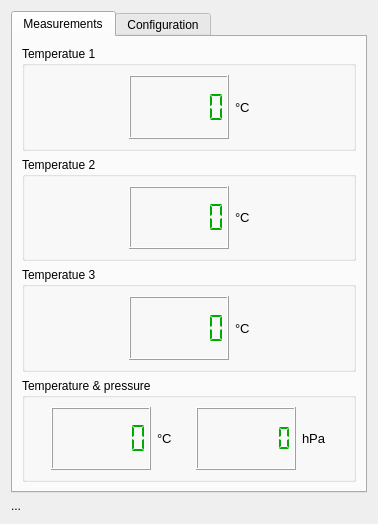
<?xml version="1.0" encoding="UTF-8"?>
<ui version="4.0">
 <class>PiWeatherWidget</class>
 <widget class="QWidget" name="PiWeatherWidget">
  <property name="geometry">
   <rect>
    <x>0</x>
    <y>0</y>
    <width>378</width>
    <height>524</height>
   </rect>
  </property>
  <property name="windowTitle">
   <string>Form</string>
  </property>
  <layout class="QVBoxLayout" name="verticalLayout_8">
   <item>
    <layout class="QHBoxLayout" name="tcpLayout"/>
   </item>
   <item>
    <widget class="QTabWidget" name="tabWidget">
     <property name="enabled">
      <bool>true</bool>
     </property>
     <property name="currentIndex">
      <number>0</number>
     </property>
     <widget class="QWidget" name="tab">
      <attribute name="title">
       <string>Measurements</string>
      </attribute>
      <layout class="QVBoxLayout" name="verticalLayout_13">
       <item>
        <widget class="QGroupBox" name="groupBox1">
         <property name="title">
          <string>Temperatue 1</string>
         </property>
         <layout class="QHBoxLayout" name="horizontalLayout_3">
          <item>
           <spacer name="horizontalSpacer_6">
            <property name="orientation">
             <enum>Qt::Horizontal</enum>
            </property>
            <property name="sizeHint" stdset="0">
             <size>
              <width>40</width>
              <height>20</height>
             </size>
            </property>
           </spacer>
          </item>
          <item>
           <widget class="QLCDNumber" name="tempDisplay1">
            <property name="minimumSize">
             <size>
              <width>100</width>
              <height>40</height>
             </size>
            </property>
            <property name="palette">
             <palette>
              <active>
               <colorrole role="WindowText">
                <brush brushstyle="SolidPattern">
                 <color alpha="255">
                  <red>0</red>
                  <green>170</green>
                  <blue>0</blue>
                 </color>
                </brush>
               </colorrole>
              </active>
              <inactive>
               <colorrole role="WindowText">
                <brush brushstyle="SolidPattern">
                 <color alpha="255">
                  <red>0</red>
                  <green>170</green>
                  <blue>0</blue>
                 </color>
                </brush>
               </colorrole>
              </inactive>
              <disabled>
               <colorrole role="WindowText">
                <brush brushstyle="SolidPattern">
                 <color alpha="255">
                  <red>159</red>
                  <green>158</green>
                  <blue>158</blue>
                 </color>
                </brush>
               </colorrole>
              </disabled>
             </palette>
            </property>
            <property name="digitCount">
             <number>6</number>
            </property>
            <property name="segmentStyle">
             <enum>QLCDNumber::Flat</enum>
            </property>
           </widget>
          </item>
          <item>
           <widget class="QLabel" name="label_10">
            <property name="font">
             <font>
              <pointsize>10</pointsize>
             </font>
            </property>
            <property name="text">
             <string>°C</string>
            </property>
           </widget>
          </item>
          <item>
           <spacer name="horizontalSpacer_3">
            <property name="orientation">
             <enum>Qt::Horizontal</enum>
            </property>
            <property name="sizeHint" stdset="0">
             <size>
              <width>40</width>
              <height>20</height>
             </size>
            </property>
           </spacer>
          </item>
         </layout>
        </widget>
       </item>
       <item>
        <widget class="QGroupBox" name="groupBox2">
         <property name="title">
          <string>Temperatue 2</string>
         </property>
         <layout class="QHBoxLayout" name="horizontalLayout_4">
          <item>
           <spacer name="horizontalSpacer_4">
            <property name="orientation">
             <enum>Qt::Horizontal</enum>
            </property>
            <property name="sizeHint" stdset="0">
             <size>
              <width>40</width>
              <height>20</height>
             </size>
            </property>
           </spacer>
          </item>
          <item>
           <widget class="QLCDNumber" name="tempDisplay2">
            <property name="minimumSize">
             <size>
              <width>100</width>
              <height>40</height>
             </size>
            </property>
            <property name="palette">
             <palette>
              <active>
               <colorrole role="WindowText">
                <brush brushstyle="SolidPattern">
                 <color alpha="255">
                  <red>0</red>
                  <green>170</green>
                  <blue>0</blue>
                 </color>
                </brush>
               </colorrole>
              </active>
              <inactive>
               <colorrole role="WindowText">
                <brush brushstyle="SolidPattern">
                 <color alpha="255">
                  <red>0</red>
                  <green>170</green>
                  <blue>0</blue>
                 </color>
                </brush>
               </colorrole>
              </inactive>
              <disabled>
               <colorrole role="WindowText">
                <brush brushstyle="SolidPattern">
                 <color alpha="255">
                  <red>159</red>
                  <green>158</green>
                  <blue>158</blue>
                 </color>
                </brush>
               </colorrole>
              </disabled>
             </palette>
            </property>
            <property name="digitCount">
             <number>6</number>
            </property>
            <property name="segmentStyle">
             <enum>QLCDNumber::Flat</enum>
            </property>
           </widget>
          </item>
          <item>
           <widget class="QLabel" name="label_9">
            <property name="font">
             <font>
              <pointsize>10</pointsize>
             </font>
            </property>
            <property name="text">
             <string>°C</string>
            </property>
           </widget>
          </item>
          <item>
           <spacer name="horizontalSpacer_5">
            <property name="orientation">
             <enum>Qt::Horizontal</enum>
            </property>
            <property name="sizeHint" stdset="0">
             <size>
              <width>40</width>
              <height>20</height>
             </size>
            </property>
           </spacer>
          </item>
         </layout>
        </widget>
       </item>
       <item>
        <widget class="QGroupBox" name="groupBox3">
         <property name="title">
          <string>Temperatue 3</string>
         </property>
         <layout class="QHBoxLayout" name="horizontalLayout_6">
          <item>
           <spacer name="horizontalSpacer_7">
            <property name="orientation">
             <enum>Qt::Horizontal</enum>
            </property>
            <property name="sizeHint" stdset="0">
             <size>
              <width>40</width>
              <height>20</height>
             </size>
            </property>
           </spacer>
          </item>
          <item>
           <widget class="QLCDNumber" name="tempDisplay3">
            <property name="minimumSize">
             <size>
              <width>100</width>
              <height>40</height>
             </size>
            </property>
            <property name="palette">
             <palette>
              <active>
               <colorrole role="WindowText">
                <brush brushstyle="SolidPattern">
                 <color alpha="255">
                  <red>0</red>
                  <green>170</green>
                  <blue>0</blue>
                 </color>
                </brush>
               </colorrole>
              </active>
              <inactive>
               <colorrole role="WindowText">
                <brush brushstyle="SolidPattern">
                 <color alpha="255">
                  <red>0</red>
                  <green>170</green>
                  <blue>0</blue>
                 </color>
                </brush>
               </colorrole>
              </inactive>
              <disabled>
               <colorrole role="WindowText">
                <brush brushstyle="SolidPattern">
                 <color alpha="255">
                  <red>159</red>
                  <green>158</green>
                  <blue>158</blue>
                 </color>
                </brush>
               </colorrole>
              </disabled>
             </palette>
            </property>
            <property name="digitCount">
             <number>6</number>
            </property>
            <property name="segmentStyle">
             <enum>QLCDNumber::Flat</enum>
            </property>
           </widget>
          </item>
          <item>
           <widget class="QLabel" name="label_7">
            <property name="font">
             <font>
              <pointsize>10</pointsize>
             </font>
            </property>
            <property name="text">
             <string>°C</string>
            </property>
           </widget>
          </item>
          <item>
           <spacer name="horizontalSpacer_8">
            <property name="orientation">
             <enum>Qt::Horizontal</enum>
            </property>
            <property name="sizeHint" stdset="0">
             <size>
              <width>40</width>
              <height>20</height>
             </size>
            </property>
           </spacer>
          </item>
         </layout>
        </widget>
       </item>
       <item>
        <widget class="QGroupBox" name="groupBox4">
         <property name="title">
          <string>Temperature &amp;&amp; pressure</string>
         </property>
         <layout class="QHBoxLayout" name="horizontalLayout_5">
          <item>
           <spacer name="horizontalSpacer_19">
            <property name="orientation">
             <enum>Qt::Horizontal</enum>
            </property>
            <property name="sizeHint" stdset="0">
             <size>
              <width>40</width>
              <height>20</height>
             </size>
            </property>
           </spacer>
          </item>
          <item>
           <widget class="QLCDNumber" name="temperatureDisplay">
            <property name="minimumSize">
             <size>
              <width>100</width>
              <height>40</height>
             </size>
            </property>
            <property name="palette">
             <palette>
              <active>
               <colorrole role="WindowText">
                <brush brushstyle="SolidPattern">
                 <color alpha="255">
                  <red>0</red>
                  <green>170</green>
                  <blue>0</blue>
                 </color>
                </brush>
               </colorrole>
              </active>
              <inactive>
               <colorrole role="WindowText">
                <brush brushstyle="SolidPattern">
                 <color alpha="255">
                  <red>0</red>
                  <green>170</green>
                  <blue>0</blue>
                 </color>
                </brush>
               </colorrole>
              </inactive>
              <disabled>
               <colorrole role="WindowText">
                <brush brushstyle="SolidPattern">
                 <color alpha="255">
                  <red>159</red>
                  <green>158</green>
                  <blue>158</blue>
                 </color>
                </brush>
               </colorrole>
              </disabled>
             </palette>
            </property>
            <property name="digitCount">
             <number>6</number>
            </property>
            <property name="segmentStyle">
             <enum>QLCDNumber::Flat</enum>
            </property>
           </widget>
          </item>
          <item>
           <widget class="QLabel" name="label_5">
            <property name="font">
             <font>
              <pointsize>10</pointsize>
             </font>
            </property>
            <property name="text">
             <string>°C</string>
            </property>
           </widget>
          </item>
          <item>
           <spacer name="horizontalSpacer_9">
            <property name="orientation">
             <enum>Qt::Horizontal</enum>
            </property>
            <property name="sizeHint" stdset="0">
             <size>
              <width>40</width>
              <height>20</height>
             </size>
            </property>
           </spacer>
          </item>
          <item>
           <widget class="QLCDNumber" name="pressureDisplay">
            <property name="minimumSize">
             <size>
              <width>100</width>
              <height>40</height>
             </size>
            </property>
            <property name="palette">
             <palette>
              <active>
               <colorrole role="WindowText">
                <brush brushstyle="SolidPattern">
                 <color alpha="255">
                  <red>0</red>
                  <green>170</green>
                  <blue>0</blue>
                 </color>
                </brush>
               </colorrole>
              </active>
              <inactive>
               <colorrole role="WindowText">
                <brush brushstyle="SolidPattern">
                 <color alpha="255">
                  <red>0</red>
                  <green>170</green>
                  <blue>0</blue>
                 </color>
                </brush>
               </colorrole>
              </inactive>
              <disabled>
               <colorrole role="WindowText">
                <brush brushstyle="SolidPattern">
                 <color alpha="255">
                  <red>159</red>
                  <green>158</green>
                  <blue>158</blue>
                 </color>
                </brush>
               </colorrole>
              </disabled>
             </palette>
            </property>
            <property name="digitCount">
             <number>7</number>
            </property>
            <property name="segmentStyle">
             <enum>QLCDNumber::Flat</enum>
            </property>
           </widget>
          </item>
          <item>
           <widget class="QLabel" name="label_8">
            <property name="font">
             <font>
              <pointsize>10</pointsize>
             </font>
            </property>
            <property name="text">
             <string>hPa</string>
            </property>
           </widget>
          </item>
          <item>
           <spacer name="horizontalSpacer_18">
            <property name="orientation">
             <enum>Qt::Horizontal</enum>
            </property>
            <property name="sizeHint" stdset="0">
             <size>
              <width>40</width>
              <height>20</height>
             </size>
            </property>
           </spacer>
          </item>
         </layout>
        </widget>
       </item>
      </layout>
     </widget>
     <widget class="QWidget" name="tab_2">
      <attribute name="title">
       <string>Configuration</string>
      </attribute>
      <layout class="QVBoxLayout" name="verticalLayout_5">
       <item>
        <widget class="QGroupBox" name="groupBox_7">
         <property name="title">
          <string>Temperatue 1</string>
         </property>
         <layout class="QHBoxLayout" name="horizontalLayout_9">
          <item>
           <widget class="QLabel" name="label">
            <property name="text">
             <string>Custom name:</string>
            </property>
           </widget>
          </item>
          <item>
           <spacer name="horizontalSpacer_10">
            <property name="orientation">
             <enum>Qt::Horizontal</enum>
            </property>
            <property name="sizeHint" stdset="0">
             <size>
              <width>40</width>
              <height>20</height>
             </size>
            </property>
           </spacer>
          </item>
          <item>
           <widget class="QLabel" name="customNameLabel1">
            <property name="font">
             <font>
              <pointsize>10</pointsize>
             </font>
            </property>
            <property name="text">
             <string>.</string>
            </property>
           </widget>
          </item>
          <item>
           <spacer name="horizontalSpacer_14">
            <property name="orientation">
             <enum>Qt::Horizontal</enum>
            </property>
            <property name="sizeHint" stdset="0">
             <size>
              <width>40</width>
              <height>20</height>
             </size>
            </property>
           </spacer>
          </item>
          <item>
           <widget class="QPushButton" name="setName1">
            <property name="text">
             <string>Change name</string>
            </property>
           </widget>
          </item>
         </layout>
        </widget>
       </item>
       <item>
        <widget class="QGroupBox" name="groupBox_6">
         <property name="title">
          <string>Temperatue 2</string>
         </property>
         <layout class="QHBoxLayout" name="horizontalLayout_8">
          <item>
           <widget class="QLabel" name="label_2">
            <property name="text">
             <string>Custom name:</string>
            </property>
           </widget>
          </item>
          <item>
           <spacer name="horizontalSpacer_11">
            <property name="orientation">
             <enum>Qt::Horizontal</enum>
            </property>
            <property name="sizeHint" stdset="0">
             <size>
              <width>40</width>
              <height>20</height>
             </size>
            </property>
           </spacer>
          </item>
          <item>
           <widget class="QLabel" name="customNameLabel2">
            <property name="font">
             <font>
              <pointsize>10</pointsize>
             </font>
            </property>
            <property name="text">
             <string>.</string>
            </property>
           </widget>
          </item>
          <item>
           <spacer name="horizontalSpacer_15">
            <property name="orientation">
             <enum>Qt::Horizontal</enum>
            </property>
            <property name="sizeHint" stdset="0">
             <size>
              <width>40</width>
              <height>20</height>
             </size>
            </property>
           </spacer>
          </item>
          <item>
           <widget class="QPushButton" name="setName2">
            <property name="text">
             <string>Change name</string>
            </property>
           </widget>
          </item>
         </layout>
        </widget>
       </item>
       <item>
        <widget class="QGroupBox" name="groupBox_5">
         <property name="title">
          <string>Temperatue 3</string>
         </property>
         <layout class="QHBoxLayout" name="horizontalLayout_7">
          <item>
           <widget class="QLabel" name="label_11">
            <property name="text">
             <string>Custom name:</string>
            </property>
           </widget>
          </item>
          <item>
           <spacer name="horizontalSpacer_12">
            <property name="orientation">
             <enum>Qt::Horizontal</enum>
            </property>
            <property name="sizeHint" stdset="0">
             <size>
              <width>40</width>
              <height>20</height>
             </size>
            </property>
           </spacer>
          </item>
          <item>
           <widget class="QLabel" name="customNameLabel3">
            <property name="font">
             <font>
              <pointsize>10</pointsize>
             </font>
            </property>
            <property name="text">
             <string>.</string>
            </property>
           </widget>
          </item>
          <item>
           <spacer name="horizontalSpacer_16">
            <property name="orientation">
             <enum>Qt::Horizontal</enum>
            </property>
            <property name="sizeHint" stdset="0">
             <size>
              <width>40</width>
              <height>20</height>
             </size>
            </property>
           </spacer>
          </item>
          <item>
           <widget class="QPushButton" name="setName3">
            <property name="text">
             <string>Change name</string>
            </property>
           </widget>
          </item>
         </layout>
        </widget>
       </item>
       <item>
        <widget class="QGroupBox" name="groupBox_8">
         <property name="title">
          <string>Temperature  &amp;&amp; pressure</string>
         </property>
         <layout class="QHBoxLayout" name="horizontalLayout_10">
          <item>
           <widget class="QLabel" name="label_12">
            <property name="text">
             <string>Custom name:</string>
            </property>
           </widget>
          </item>
          <item>
           <spacer name="horizontalSpacer_13">
            <property name="orientation">
             <enum>Qt::Horizontal</enum>
            </property>
            <property name="sizeHint" stdset="0">
             <size>
              <width>40</width>
              <height>20</height>
             </size>
            </property>
           </spacer>
          </item>
          <item>
           <widget class="QLabel" name="customNameLabel4">
            <property name="font">
             <font>
              <pointsize>10</pointsize>
             </font>
            </property>
            <property name="text">
             <string>.</string>
            </property>
           </widget>
          </item>
          <item>
           <spacer name="horizontalSpacer_17">
            <property name="orientation">
             <enum>Qt::Horizontal</enum>
            </property>
            <property name="sizeHint" stdset="0">
             <size>
              <width>40</width>
              <height>20</height>
             </size>
            </property>
           </spacer>
          </item>
          <item>
           <widget class="QPushButton" name="setName4">
            <property name="text">
             <string>Change name</string>
            </property>
           </widget>
          </item>
         </layout>
        </widget>
       </item>
      </layout>
     </widget>
    </widget>
   </item>
   <item>
    <widget class="QLabel" name="statusLabel">
     <property name="text">
      <string>...</string>
     </property>
    </widget>
   </item>
  </layout>
 </widget>
 <resources/>
 <connections/>
</ui>
